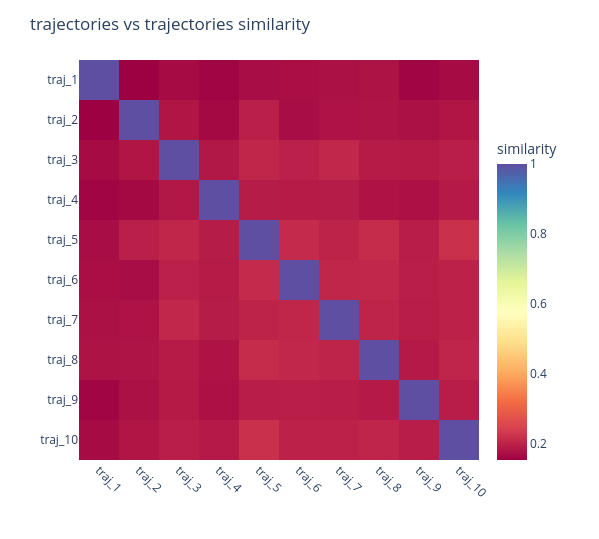

The notebook cell this image was saved under:
### Code cell
tt_ntr = scifate.similarities["tt_ntr"]
plot_heatmap(tt_ntr, "trajectories")

### Figure 1 — Plotly figure (JSON) as saved in the notebook; plotly's stock layout.template omitted (floating-point values rounded to 4 significant figures)
{"data": [{"colorbar": {"len": 0.85, "title": {"text": "similarity"}, "y": 0.4}, "colorscale": [[0, "rgb(158,1,66)"], [0.1, "rgb(213,62,79)"], [0.2, "rgb(244,109,67)"], [0.3, "rgb(253,174,97)"], [0.4, "rgb(254,224,139)"], [0.5, "rgb(255,255,191)"], [0.6, "rgb(230,245,152)"], [0.7, "rgb(171,221,164)"], [0.8, "rgb(102,194,165)"], [0.9, "rgb(50,136,189)"], [1, "rgb(94,79,162)"]], "hovertemplate": "<b>trajectories x</b>: %{x}<br><b>trajectories y</b>: %{y}<br><b>similarity</b>: %{z:.3f}<extra></extra>", "type": "heatmap", "x": ["traj_1", "traj_2", "traj_3", "traj_4", "traj_5", "traj_6", "traj_7", "traj_8", "traj_9", "traj_10"], "y": ["traj_1", "traj_2", "traj_3", "traj_4", "traj_5", "traj_6", "traj_7", "traj_8", "traj_9", "traj_10"], "z": [[1.0, 0.1532, 0.1678, 0.1585, 0.1703, 0.1709, 0.1755, 0.1776, 0.1585, 0.1669], [0.1532, 1.0, 0.1811, 0.1644, 0.1952, 0.1697, 0.1775, 0.1791, 0.1749, 0.1804], [0.1678, 0.1811, 1.0, 0.1831, 0.2039, 0.1963, 0.2059, 0.1898, 0.188, 0.1935], [0.1585, 0.1644, 0.1831, 1.0, 0.1903, 0.1895, 0.1906, 0.1789, 0.1747, 0.1867], [0.1703, 0.1952, 0.2039, 0.1903, 1.0, 0.2096, 0.2003, 0.213, 0.1919, 0.2186], [0.1709, 0.1697, 0.1963, 0.1895, 0.2096, 1.0, 0.204, 0.2053, 0.1936, 0.1978], [0.1755, 0.1775, 0.2059, 0.1906, 0.2003, 0.204, 1.0, 0.2022, 0.1926, 0.1978], [0.1776, 0.1791, 0.1898, 0.1789, 0.213, 0.2053, 0.2022, 1.0, 0.1872, 0.2034], [0.1585, 0.1749, 0.188, 0.1747, 0.1919, 0.1936, 0.1926, 0.1872, 1.0, 0.1917], [0.1669, 0.1804, 0.1935, 0.1867, 0.2186, 0.1978, 0.1978, 0.2034, 0.1917, 1.0]]}], "layout": {"height": 539, "margin": {"b": 79, "l": 79, "r": 120, "t": 60}, "paper_bgcolor": "white", "plot_bgcolor": "white", "title": {"text": "trajectories vs trajectories similarity"}, "width": 599, "xaxis": {"tickangle": 45}, "yaxis": {"autorange": "reversed"}}}
